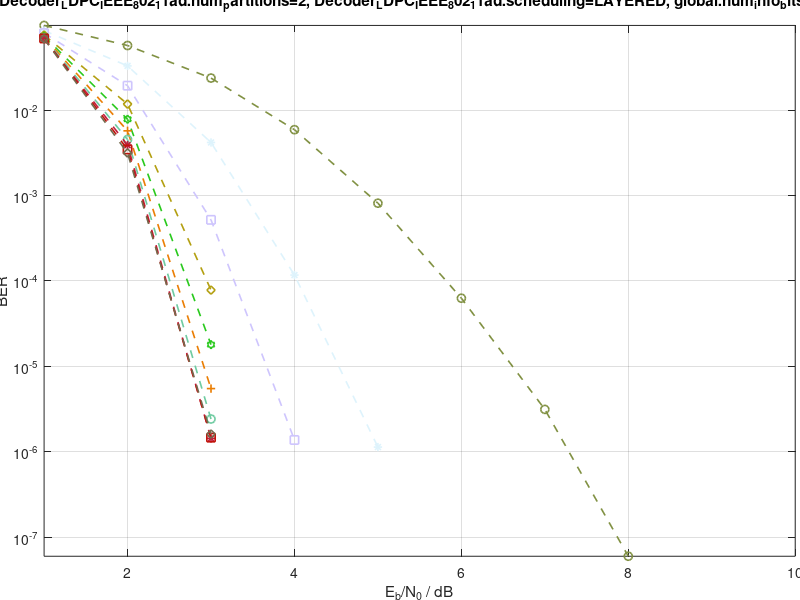

MATLAB code for this plot: (Note: this script raises an error after producing the figure.)
clear all;
xval{1} = [1.000000 2.000000 3.000000 4.000000 5.000000 6.000000 7.000000 8.000000 9.000000 10.000000 ];
xval{2} = [1.000000 2.000000 3.000000 4.000000 5.000000 6.000000 7.000000 8.000000 9.000000 10.000000 ];
xval{3} = [1.000000 2.000000 3.000000 4.000000 5.000000 6.000000 7.000000 8.000000 9.000000 10.000000 ];
xval{4} = [1.000000 2.000000 3.000000 4.000000 5.000000 6.000000 7.000000 8.000000 9.000000 10.000000 ];
xval{5} = [1.000000 2.000000 3.000000 4.000000 5.000000 6.000000 7.000000 8.000000 9.000000 10.000000 ];
xval{6} = [1.000000 2.000000 3.000000 4.000000 5.000000 6.000000 7.000000 8.000000 9.000000 10.000000 ];
xval{7} = [1.000000 2.000000 3.000000 4.000000 5.000000 6.000000 7.000000 8.000000 9.000000 10.000000 ];
xval{8} = [1.000000 2.000000 3.000000 4.000000 5.000000 6.000000 7.000000 8.000000 9.000000 10.000000 ];
xval{9} = [1.000000 2.000000 3.000000 4.000000 5.000000 6.000000 7.000000 8.000000 9.000000 10.000000 ];
xval{10} = [1.000000 2.000000 3.000000 4.000000 5.000000 6.000000 7.000000 8.000000 9.000000 10.000000 ];
yval{1} = [9.816100e-02 5.711200e-02 2.373640e-02 5.900330e-03 8.125000e-04 6.264880e-05 3.125000e-06 5.952380e-08 0.000000e+00 0.000000e+00 ];
yval{2} = [8.540970e-02 3.295670e-02 4.178900e-03 1.169640e-04 1.130950e-06 0.000000e+00 0.000000e+00 0.000000e+00 0.000000e+00 0.000000e+00 ];
yval{3} = [7.986730e-02 1.932660e-02 5.185710e-04 1.369050e-06 0.000000e+00 0.000000e+00 0.000000e+00 0.000000e+00 0.000000e+00 0.000000e+00 ];
yval{4} = [7.575180e-02 1.176780e-02 7.797620e-05 0.000000e+00 0.000000e+00 0.000000e+00 0.000000e+00 0.000000e+00 0.000000e+00 0.000000e+00 ];
yval{5} = [7.344110e-02 7.819910e-03 1.791670e-05 0.000000e+00 0.000000e+00 0.000000e+00 0.000000e+00 0.000000e+00 0.000000e+00 0.000000e+00 ];
yval{6} = [7.184920e-02 5.720640e-03 5.476190e-06 0.000000e+00 0.000000e+00 0.000000e+00 0.000000e+00 0.000000e+00 0.000000e+00 0.000000e+00 ];
yval{7} = [7.036910e-02 4.528150e-03 2.410710e-06 0.000000e+00 0.000000e+00 0.000000e+00 0.000000e+00 0.000000e+00 0.000000e+00 0.000000e+00 ];
yval{8} = [6.905400e-02 3.890860e-03 1.428570e-06 0.000000e+00 0.000000e+00 0.000000e+00 0.000000e+00 0.000000e+00 0.000000e+00 0.000000e+00 ];
yval{9} = [6.913920e-02 3.458980e-03 1.458330e-06 0.000000e+00 0.000000e+00 0.000000e+00 0.000000e+00 0.000000e+00 0.000000e+00 0.000000e+00 ];
yval{10} = [6.849500e-02 3.146480e-03 1.607140e-06 0.000000e+00 0.000000e+00 0.000000e+00 0.000000e+00 0.000000e+00 0.000000e+00 0.000000e+00 ];
legendval = {'iteration 1' 'iteration 2' 'iteration 3' 'iteration 4' 'iteration 5' 'iteration 6' 'iteration 7' 'iteration 8' 'iteration 9' 'iteration 10' };
graphtitle = 'WPAN, global.ldpc_code_rate=IEEE_802_11AD_P42_N672_R050, Decoder_LDPC_IEEE_802_11ad.num_iterations=10, Source_Bits.start_seed=7878089, global.num_ldpc_inner_iterations=10, Demapper.channel_reliability=OPTIMAL_CRF, error_rates_decoding.print_status_permanent, global.bw_fl2fix=6, Decoder_LDPC_IEEE_802_11ad.dec_algorithm=MIN_SUM, Decoder_LDPC_IEEE_802_11ad.esf_factor=0.875, global.bw_dec_app=9, Source_Bits.mode=RANDOM, error_rates_decoding.out_port_inner_dim_name=ITERATION, Decoder_LDPC_IEEE_802_11ad.num_partitions=2, Decoder_LDPC_IEEE_802_11ad.scheduling=LAYERED, global.num_info_bits=336, global.bw_dec_fract=2, Decoder_LDPC_IEEE_802_11ad.threshold=16, global.bw_dec_ext=6, Decoder_LDPC_IEEE_802_11ad.app_parity_check, global.bw_fl2fix_fract=2, global.num_bits_per_symbol=2, Channel_AWGN.start_seed=12424, error_rates_decoding.max_num_diff_blocks=500, Decoder_LDPC_IEEE_802_11ad.num_lambda_min=3, Source_Bits.crc_poly=0, error_rates_decoding.out_port_inner_dim_addr_offset=1, error_rates_decoding.max_num_total_blocks=100000, global.mapping=MAP_QPSK, global.num_other_bits=336';
figfilename = 'WPAN_global.ldpc_code_rateIEEE_802_11AD_P42_N672_R050_Decoder_LDPC_IEEE_802_11ad.num_iterations10_Source_Bits.start_seed7878089_global.num_ldpc_inner_iterations10_Demapper.channel_reliabilityOPTIMAL_CRF_error_rates_decoding.print_status_permanent_global.bw_fl2fix6_Decoder_LDPC_IEEE_802_11ad.dec_algorithmMIN_SUM_Decoder_LDPC_IEEE_802_11ad.esf_factor0.875_global.bw_dec_app9_Source_Bits.modeRANDOM_error_rates_decoding.out_port_inner_dim_nameITERATION_Decoder_LDPC_IEEE_802_11ad.num_partitions2_Decoder_LDPC_IEEE_802_11ad.schedulingLAYERED_global.num_info_bits336_global.bw_dec_fract2_Decoder_LDPC_IEEE_802_11ad.threshold16_global.bw_dec_ext6_Decoder_LDPC_IEEE_802_11ad.app_parity_check_global.bw_fl2fix_fract2_global.num_bits_per_symbol2_Channel_AWGN.start_seed12424_error_rates_decoding.max_num_diff_blocks500_Decoder_LDPC_IEEE_802_11ad.num_lambda_min3_Source_Bits.crc_poly0_error_rates_decoding.out_port_inner_dim_addr_offset1_error_rates_decoding.max_num_total_blocks100000_global.mappingMAP_QPSK_global.num_other_bits336';
xtitle = 'E_b/N_0 / dB';
ytitle = 'BER';
%Farbvektor initialisieren, entsprechende Kurven haben gleiche Farben;
		farb=zeros(1,3);
		%Moegliche Marker
		mark=['+','o','*','s','d','h'];
		%Graph erzeugen
		figf=figure('Visible','off');
		for k=1:length(legendval)
		    %Graph zeichnen, Farbe zufaellig, marker aus Vektor mark
		    plot(xval{k}(:), yval{k}(:), 'linestyle','--', 'linewidth',1.2, 'color',rand(1,3), 'marker',mark(mod(k,6)+1), 'DisplayName',legendval{k});
		    hold on;
		end
		%Graph formatieren
		xlabel(xtitle);
		ylabel(ytitle);
		title(graphtitle);
		axis tight;
		grid on;
set(gca,'YScale','log');
set(gca,'YLimMode','auto');
		set(gca,'Position',[0.05511 0.07292 0.9389 0.8847]);  %fits for create_pdf.m, paper size 24x18
		box on;
		hold off;
		leg = legend('toggle');
		legend('boxon');
		set(leg,'Location','southwest','FontSize',10);
		% Grafiken anzeigen
		set(figf,'Visible','on');
		% Grafik speichern
		%saveas(figf,[figfilename, '.fig'],'fig');
		%h = gcf();
		%set(h,'PaperSize',[24 18]);
		%set(h,'PaperUnits','centimeters');
		%set(h,'PaperOrientation','portrait');
		%set(h,'PaperPosition',[0 0 24 18]);
		%print('-dpdf',[figfilename, '.pdf']);
